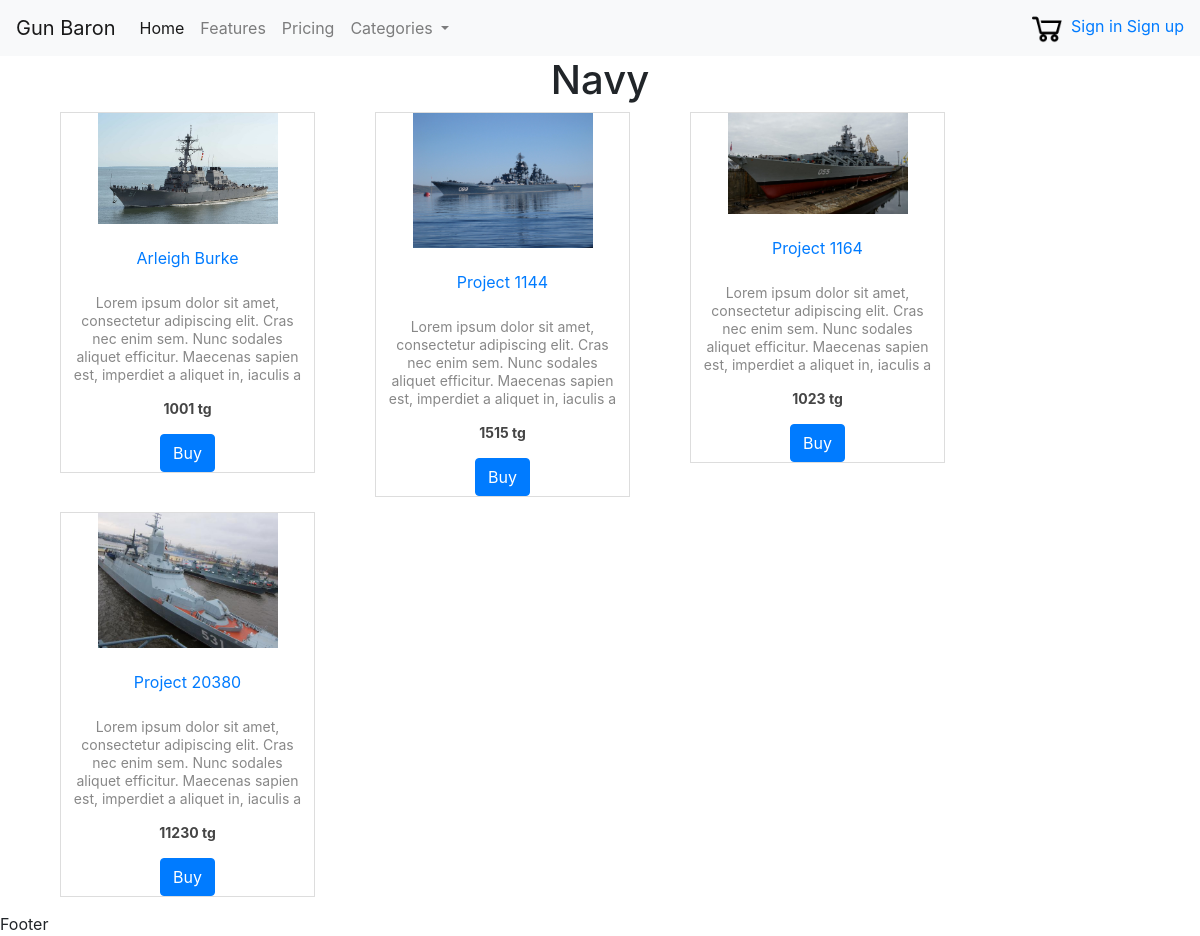
The app's page /products/4 with its own data.
### products/models.py (models this page shows, shortened)
class Category(models.Model):
    name = models.CharField(max_length=50, blank=True, null=True, default=None)
    class Meta:
        verbose_name = 'Category'
        verbose_name_plural = 'Categories'
    def __str__(self):
        return '%s' % (self.name)

class ProductImage(models.Model):
    product = models.ForeignKey(Product, on_delete=models.CASCADE, blank=True, null=True, default=None)
    image = models.ImageField(upload_to='products_images/')
    main = models.BooleanField(default=False, blank=True, null=True)
    created = models.DateTimeField(auto_now_add=True, auto_now=False)
    updated = models.DateTimeField(auto_now_add=False, auto_now=True)

class Product(models.Model):
    name = models.CharField(max_length=100, blank=True, null=True, default=None)
    price = models.BigIntegerField(default=1)
    description = models.TextField(blank=True, null=True, default=None)
    created = models.DateTimeField(auto_now_add=True, auto_now=False)
    updated = models.DateTimeField(auto_now_add=False, auto_now=True)
    category = models.ForeignKey(Category, on_delete=models.CASCADE, blank=True, null=True, default=None)
    slug = models.SlugField(blank=True, null=True, default=None, max_length=40)

### auth_reg/views.py (the view)
# urls.py: path('products/<id>', views.products, name='products'),
def products(request, id):
    weapons = ProductImage.objects.all().filter(product__category__id=id, main=True)
    name = Category.objects.all().get(id=id)
    surname = Category.objects
    if request.session.has_key('login'):
        auth = request.session['login']
        return render(request, 'auth_reg/products.html', locals())
    else:
        print('Not Auth')
    return render(request, 'auth_reg/products.html', locals())

### templates/auth_reg/products.html (shortened to what this page needs)
{% extends 'base.html' %}
{% load static %}
{% block head %}
    <link rel="stylesheet" href="{% static 'static/products.css' %}">
{% endblock head %}
{% block content %}
<div class="container">
	<h1 class="section-title text-center">{{ name }}</h1>
	<div class="row align-self-center">
		{% if weapons %}
			{% for i in weapons %}
				<div class="item col-lg-3 col-md-3 col-sm-4 col-xs-6">
					<div class="product">
                        <div class="description">
                            <img src="{{ i.image.url }}">
                            <a href="{% url 'product' slug=i.product.slug %}">{{ i.product.name }}</a>
                            <p>{{ i.product.description }}</p>
                            <p class="price">{{ i.product.price }} tg</p>
                            <button class="btn btn-primary" onclick="buy({{ i.product.id }})">Buy</button>
                        </div>
					</div>
				</div>
			{% endfor %}
		{% endif %}
	</div>
</div>
{% endblock content %}

### static/static/products.css (style rules this page uses)
.item { margin: 0 15px 15px; }
.product { display: block; height: auto; border: 1px solid #DDDDDD; text-align: center; }
.description { margin: 0 auto; min-height: 107px; max-width: 235px; }
.item a { margin: 0; min-height: 45px; max-height: 80px; overflow: hidden; display: block; line-height: 18px; margin: 25px 0 0; padding: 0; }
.description p { color: #888888; font-size: 14px; max-height: 90px; overflow: hidden; line-height: 18px; display: block; }
.description img { max-height: 220px; max-width: 180px; }
.price { font-size: 18px; font-weight: bold; color: #454545 !important; }

### records on screen
Category: name "Navy"
ProductImage: image (picture), product.name "Arleigh Burke", product.description "Lorem ipsum dolor sit amet, consectetur adipiscing elit. Cras nec enim sem. Nunc sodales aliquet efficitur. Maecenas sapien est, imperdiet a aliquet in, iaculis a…", product.price "1001"
ProductImage: image (picture), product.name "Project 1144", product.description "Lorem ipsum dolor sit amet, consectetur adipiscing elit. Cras nec enim sem. Nunc sodales aliquet efficitur. Maecenas sapien est, imperdiet a aliquet in, iaculis a…", product.price "1515"
ProductImage: image (picture), product.name "Project 1164", product.description "Lorem ipsum dolor sit amet, consectetur adipiscing elit. Cras nec enim sem. Nunc sodales aliquet efficitur. Maecenas sapien est, imperdiet a aliquet in, iaculis a…", product.price "1023"
ProductImage: image (picture), product.name "Project 20380", product.description "Lorem ipsum dolor sit amet, consectetur adipiscing elit. Cras nec enim sem. Nunc sodales aliquet efficitur. Maecenas sapien est, imperdiet a aliquet in, iaculis a…", product.price "11230"
